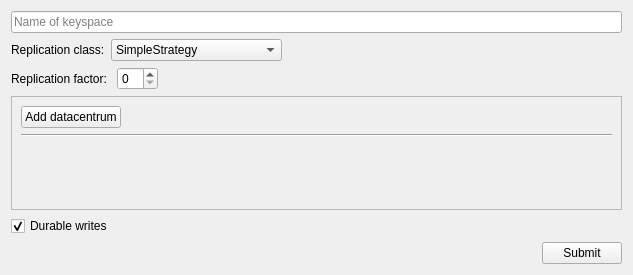
<?xml version="1.0" encoding="UTF-8"?>
<ui version="4.0">
 <class>Frame</class>
 <widget class="QFrame" name="Frame">
  <property name="geometry">
   <rect>
    <x>0</x>
    <y>0</y>
    <width>633</width>
    <height>275</height>
   </rect>
  </property>
  <property name="windowTitle">
   <string>Create KeySpace</string>
  </property>
  <layout class="QFormLayout" name="formLayout">
   <item row="0" column="0" colspan="2">
    <layout class="QVBoxLayout" name="verticalLayout" stretch="0,0,0,0,0,16">
     <item>
      <widget class="QLineEdit" name="key_space_name_line_edit">
       <property name="text">
        <string/>
       </property>
       <property name="placeholderText">
        <string>Name of keyspace</string>
       </property>
      </widget>
     </item>
     <item>
      <layout class="QHBoxLayout" name="horizontalLayout">
       <item>
        <widget class="QLabel" name="label_2">
         <property name="text">
          <string>Replication class:</string>
         </property>
        </widget>
       </item>
       <item>
        <widget class="QComboBox" name="replication_class_combo_box">
         <item>
          <property name="text">
           <string>SimpleStrategy</string>
          </property>
         </item>
         <item>
          <property name="text">
           <string>NetworkTopologyStrategy</string>
          </property>
         </item>
        </widget>
       </item>
       <item>
        <spacer name="horizontalSpacer">
         <property name="orientation">
          <enum>Qt::Horizontal</enum>
         </property>
         <property name="sizeHint" stdset="0">
          <size>
           <width>40</width>
           <height>20</height>
          </size>
         </property>
        </spacer>
       </item>
      </layout>
     </item>
     <item>
      <layout class="QHBoxLayout" name="horizontalLayout_2">
       <item>
        <widget class="QLabel" name="label_3">
         <property name="text">
          <string>Replication factor: </string>
         </property>
        </widget>
       </item>
       <item>
        <widget class="QSpinBox" name="replication_factor_spin_box"/>
       </item>
       <item>
        <spacer name="horizontalSpacer_2">
         <property name="orientation">
          <enum>Qt::Horizontal</enum>
         </property>
         <property name="sizeHint" stdset="0">
          <size>
           <width>40</width>
           <height>20</height>
          </size>
         </property>
        </spacer>
       </item>
      </layout>
     </item>
     <item>
      <widget class="QScrollArea" name="datacenter_scroll_area">
       <property name="widgetResizable">
        <bool>true</bool>
       </property>
       <widget class="QWidget" name="scrollAreaWidgetContents">
        <property name="geometry">
         <rect>
          <x>0</x>
          <y>0</y>
          <width>611</width>
          <height>68</height>
         </rect>
        </property>
        <layout class="QGridLayout" name="gridLayout">
         <item row="1" column="0">
          <spacer name="verticalSpacer">
           <property name="orientation">
            <enum>Qt::Vertical</enum>
           </property>
           <property name="sizeHint" stdset="0">
            <size>
             <width>20</width>
             <height>40</height>
            </size>
           </property>
          </spacer>
         </item>
         <item row="0" column="0">
          <layout class="QVBoxLayout" name="scroll_area_vlayout">
           <item>
            <layout class="QHBoxLayout" name="horizontalLayout_5">
             <item>
              <widget class="QPushButton" name="add_datacenter_button">
               <property name="text">
                <string>Add datacentrum</string>
               </property>
              </widget>
             </item>
             <item>
              <spacer name="horizontalSpacer_5">
               <property name="orientation">
                <enum>Qt::Horizontal</enum>
               </property>
               <property name="sizeHint" stdset="0">
                <size>
                 <width>40</width>
                 <height>20</height>
                </size>
               </property>
              </spacer>
             </item>
            </layout>
           </item>
           <item>
            <widget class="Line" name="line">
             <property name="orientation">
              <enum>Qt::Horizontal</enum>
             </property>
            </widget>
           </item>
          </layout>
         </item>
        </layout>
       </widget>
      </widget>
     </item>
     <item>
      <layout class="QHBoxLayout" name="horizontalLayout_3">
       <item>
        <widget class="QCheckBox" name="durable_writes_check_box">
         <property name="text">
          <string>Durable writes</string>
         </property>
         <property name="checked">
          <bool>true</bool>
         </property>
        </widget>
       </item>
       <item>
        <spacer name="horizontalSpacer_3">
         <property name="orientation">
          <enum>Qt::Horizontal</enum>
         </property>
         <property name="sizeHint" stdset="0">
          <size>
           <width>40</width>
           <height>20</height>
          </size>
         </property>
        </spacer>
       </item>
      </layout>
     </item>
     <item>
      <layout class="QHBoxLayout" name="horizontalLayout_4">
       <item>
        <spacer name="horizontalSpacer_4">
         <property name="orientation">
          <enum>Qt::Horizontal</enum>
         </property>
         <property name="sizeHint" stdset="0">
          <size>
           <width>40</width>
           <height>20</height>
          </size>
         </property>
        </spacer>
       </item>
       <item>
        <widget class="QPushButton" name="submit_button">
         <property name="text">
          <string>Submit</string>
         </property>
        </widget>
       </item>
      </layout>
     </item>
    </layout>
   </item>
  </layout>
 </widget>
 <resources/>
 <connections/>
</ui>
